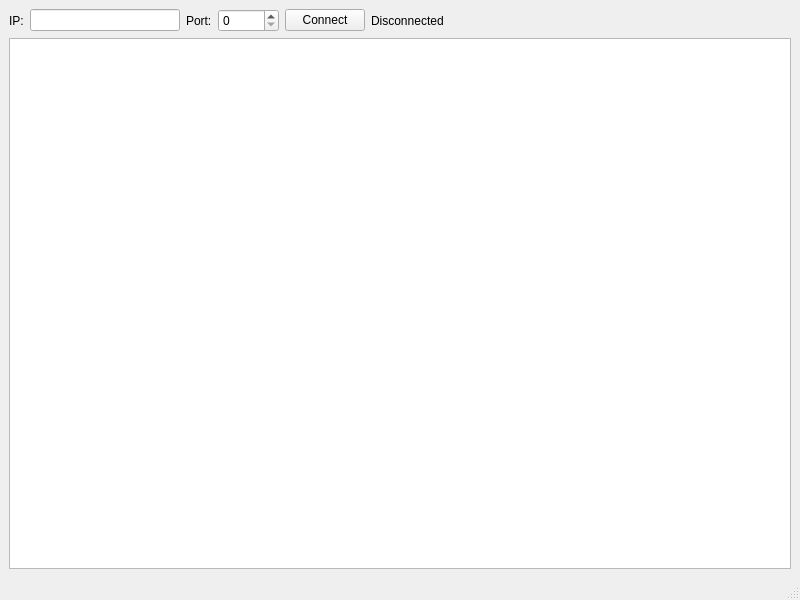
<?xml version="1.0" encoding="UTF-8"?>
<ui version="4.0">
 <class>MainWindow</class>
 <widget class="QMainWindow" name="MainWindow">
  <property name="geometry">
   <rect>
    <x>0</x>
    <y>0</y>
    <width>800</width>
    <height>600</height>
   </rect>
  </property>
  <property name="windowTitle">
   <string>Udp Console</string>
  </property>
  <widget class="QWidget" name="centralwidget">
   <layout class="QGridLayout" name="gridLayout">
    <item row="0" column="0">
     <widget class="QLabel" name="label">
      <property name="text">
       <string>IP:</string>
      </property>
     </widget>
    </item>
    <item row="0" column="1">
     <widget class="QLineEdit" name="ipLine">
      <property name="sizePolicy">
       <sizepolicy hsizetype="Fixed" vsizetype="Fixed">
        <horstretch>0</horstretch>
        <verstretch>0</verstretch>
       </sizepolicy>
      </property>
      <property name="minimumSize">
       <size>
        <width>150</width>
        <height>0</height>
       </size>
      </property>
     </widget>
    </item>
    <item row="0" column="2">
     <widget class="QLabel" name="label_2">
      <property name="text">
       <string>Port:</string>
      </property>
     </widget>
    </item>
    <item row="0" column="3">
     <widget class="QSpinBox" name="portBox">
      <property name="maximum">
       <number>99999</number>
      </property>
     </widget>
    </item>
    <item row="0" column="4">
     <widget class="QPushButton" name="connectButton">
      <property name="text">
       <string>Connect</string>
      </property>
     </widget>
    </item>
    <item row="0" column="5">
     <widget class="QLabel" name="statusLabel">
      <property name="sizePolicy">
       <sizepolicy hsizetype="MinimumExpanding" vsizetype="Preferred">
        <horstretch>0</horstretch>
        <verstretch>0</verstretch>
       </sizepolicy>
      </property>
      <property name="text">
       <string>Disconnected</string>
      </property>
     </widget>
    </item>
    <item row="1" column="0" colspan="6">
     <widget class="QPlainTextEdit" name="consoleText">
      <property name="readOnly">
       <bool>true</bool>
      </property>
     </widget>
    </item>
   </layout>
  </widget>
  <widget class="QMenuBar" name="menubar">
   <property name="geometry">
    <rect>
     <x>0</x>
     <y>0</y>
     <width>800</width>
     <height>21</height>
    </rect>
   </property>
  </widget>
  <widget class="QStatusBar" name="statusbar"/>
 </widget>
 <resources/>
 <connections/>
</ui>
